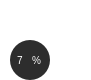
    <widget class="QWidget" name="widget_16" native="true">
     <property name="geometry">
      <rect>
       <x>1670</x>
       <y>700</y>
       <width>91</width>
       <height>80</height>
      </rect>
     </property>
     <property name="styleSheet">
      <string notr="true">background-color: rgba(255, 255, 255, 0);</string>
     </property>
     <widget class="QLabel" name="Finential_statistic1_32">
      <property name="geometry">
       <rect>
        <x>0</x>
        <y>0</y>
        <width>41</width>
        <height>20</height>
       </rect>
      </property>
      <property name="styleSheet">
       <string notr="true">color:white;
background-color: rgba(255, 255, 255, 0);
font: 10px;
padding-left:5px;
text-align: right;</string>
      </property>
      <property name="text">
       <string>59,300</string>
      </property>
      <property name="wordWrap">
       <bool>true</bool>
      </property>
     </widget>
     <widget class="QFrame" name="frame_11">
      <property name="geometry">
       <rect>
        <x>10</x>
        <y>40</y>
        <width>40</width>
        <height>40</height>
       </rect>
      </property>
      <property name="styleSheet">
       <string notr="true">QFrame{
background-color: rgb(45, 45, 45);
border-radius:20px;
}</string>
      </property>
      <property name="frameShape">
       <enum>QFrame::StyledPanel</enum>
      </property>
      <property name="frameShadow">
       <enum>QFrame::Plain</enum>
      </property>
      <widget class="QWidget" name="widget_21" native="true">
       <property name="geometry">
        <rect>
         <x>0</x>
         <y>10</y>
         <width>41</width>
         <height>21</height>
        </rect>
       </property>
       <property name="styleSheet">
        <string notr="true">background-color: rgba(255, 255, 255, 0);</string>
       </property>
       <widget class="QWidget" name="horizontalLayoutWidget_11">
        <property name="geometry">
         <rect>
          <x>0</x>
          <y>0</y>
          <width>36</width>
          <height>21</height>
         </rect>
        </property>
        <layout class="QHBoxLayout" name="horizontalLayout_11">
         <item>
          <widget class="QLabel" name="Finential_statistic1_29">
           <property name="styleSheet">
            <string notr="true">color:white;
background-color: rgba(255, 255, 255, 0);
font: 10px;
padding-left:5px;
text-align: right;</string>
           </property>
           <property name="text">
            <string>7</string>
           </property>
           <property name="wordWrap">
            <bool>true</bool>
           </property>
          </widget>
         </item>
         <item>
          <widget class="QLabel" name="Finential_statistic1_30">
           <property name="styleSheet">
            <string notr="true">color:white;
font: 10px;
background-color:rgba(255, 255, 255, 0);</string>
           </property>
           <property name="frameShadow">
            <enum>QFrame::Raised</enum>
           </property>
           <property name="text">
            <string>%</string>
           </property>
           <property name="wordWrap">
            <bool>true</bool>
           </property>
          </widget>
         </item>
        </layout>
       </widget>
      </widget>
     </widget>
     <widget class="QLabel" name="Finential_statistic1_31">
      <property name="geometry">
       <rect>
        <x>0</x>
        <y>20</y>
        <width>101</width>
        <height>19</height>
       </rect>
      </property>
      <property name="styleSheet">
       <string notr="true">color:white;
background-color: rgba(255, 255, 255, 0);
font: 10px;
padding-left:5px;
text-align: right;</string>
      </property>
      <property name="text">
       <string>Premium</string>
      </property>
      <property name="wordWrap">
       <bool>true</bool>
      </property>
     </widget>
    </widget>
